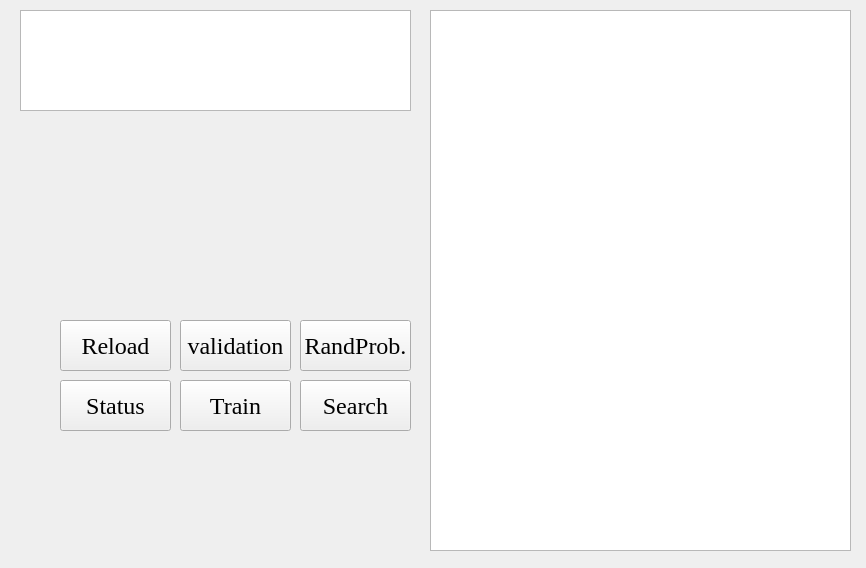
<?xml version="1.0" encoding="UTF-8"?>
<ui version="4.0">
 <class>Form</class>
 <widget class="QWidget" name="Form">
  <property name="geometry">
   <rect>
    <x>0</x>
    <y>0</y>
    <width>866</width>
    <height>568</height>
   </rect>
  </property>
  <property name="font">
   <font>
    <family>Times New Roman</family>
    <pointsize>18</pointsize>
   </font>
  </property>
  <property name="windowTitle">
   <string>Form</string>
  </property>
  <widget class="QLabel" name="label1">
   <property name="geometry">
    <rect>
     <x>20</x>
     <y>130</y>
     <width>391</width>
     <height>41</height>
    </rect>
   </property>
   <property name="text">
    <string/>
   </property>
  </widget>
  <widget class="QTextEdit" name="queryArea">
   <property name="geometry">
    <rect>
     <x>20</x>
     <y>10</y>
     <width>391</width>
     <height>101</height>
    </rect>
   </property>
   <property name="font">
    <font>
     <pointsize>12</pointsize>
    </font>
   </property>
  </widget>
  <widget class="QPlainTextEdit" name="ansArea">
   <property name="geometry">
    <rect>
     <x>430</x>
     <y>10</y>
     <width>421</width>
     <height>541</height>
    </rect>
   </property>
   <property name="font">
    <font>
     <pointsize>12</pointsize>
    </font>
   </property>
  </widget>
  <widget class="QPushButton" name="searchBtn">
   <property name="geometry">
    <rect>
     <x>300</x>
     <y>380</y>
     <width>111</width>
     <height>51</height>
    </rect>
   </property>
   <property name="text">
    <string>Search</string>
   </property>
  </widget>
  <widget class="QLabel" name="label2">
   <property name="geometry">
    <rect>
     <x>20</x>
     <y>500</y>
     <width>391</width>
     <height>41</height>
    </rect>
   </property>
   <property name="text">
    <string/>
   </property>
  </widget>
  <widget class="QPushButton" name="trainBtn">
   <property name="geometry">
    <rect>
     <x>180</x>
     <y>380</y>
     <width>111</width>
     <height>51</height>
    </rect>
   </property>
   <property name="text">
    <string>Train</string>
   </property>
  </widget>
  <widget class="QPushButton" name="StaBtn">
   <property name="geometry">
    <rect>
     <x>60</x>
     <y>380</y>
     <width>111</width>
     <height>51</height>
    </rect>
   </property>
   <property name="text">
    <string>Status</string>
   </property>
  </widget>
  <widget class="QPushButton" name="probBtn">
   <property name="geometry">
    <rect>
     <x>300</x>
     <y>320</y>
     <width>111</width>
     <height>51</height>
    </rect>
   </property>
   <property name="text">
    <string>RandProb.</string>
   </property>
  </widget>
  <widget class="QPushButton" name="valBtn">
   <property name="geometry">
    <rect>
     <x>180</x>
     <y>320</y>
     <width>111</width>
     <height>51</height>
    </rect>
   </property>
   <property name="text">
    <string>validation</string>
   </property>
  </widget>
  <widget class="QPushButton" name="reloadBtn">
   <property name="geometry">
    <rect>
     <x>60</x>
     <y>320</y>
     <width>111</width>
     <height>51</height>
    </rect>
   </property>
   <property name="text">
    <string>Reload</string>
   </property>
  </widget>
 </widget>
 <resources/>
 <connections/>
</ui>
